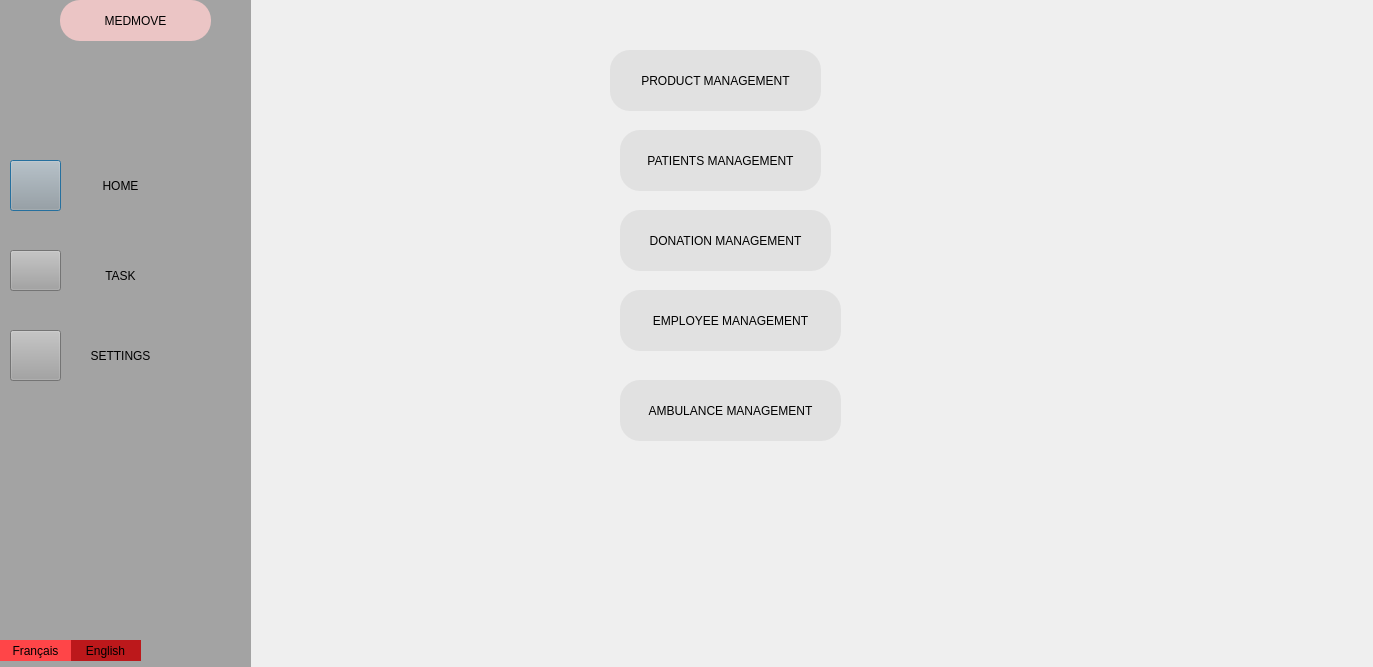
<?xml version="1.0" encoding="UTF-8"?>
<ui version="4.0">
 <class>tacheeng</class>
 <widget class="QDialog" name="tacheeng">
  <property name="geometry">
   <rect>
    <x>0</x>
    <y>0</y>
    <width>1373</width>
    <height>667</height>
   </rect>
  </property>
  <property name="windowTitle">
   <string>Dialog</string>
  </property>
  <widget class="QWidget" name="widget" native="true">
   <property name="geometry">
    <rect>
     <x>0</x>
     <y>-10</y>
     <width>251</width>
     <height>851</height>
    </rect>
   </property>
   <property name="styleSheet">
    <string notr="true">
background-color: rgb(163, 163, 163);</string>
   </property>
   <widget class="QPushButton" name="pushButton">
    <property name="geometry">
     <rect>
      <x>10</x>
      <y>170</y>
      <width>51</width>
      <height>51</height>
     </rect>
    </property>
    <property name="styleSheet">
     <string notr="true">background-image: url(:/Downloads/home (1).svg);</string>
    </property>
    <property name="text">
     <string/>
    </property>
   </widget>
   <widget class="QPushButton" name="pushButton_5">
    <property name="geometry">
     <rect>
      <x>70</x>
      <y>160</y>
      <width>101</width>
      <height>71</height>
     </rect>
    </property>
    <property name="styleSheet">
     <string notr="true">border-radius: 30px;

color: black;
padding: 0 8px;
background-color: rgb(163, 163, 163);
font: bold, &quot;Comic Sans MS&quot;;;
text-align:center;</string>
    </property>
    <property name="text">
     <string>HOME</string>
    </property>
   </widget>
   <widget class="QPushButton" name="pushButton_4">
    <property name="geometry">
     <rect>
      <x>10</x>
      <y>260</y>
      <width>51</width>
      <height>41</height>
     </rect>
    </property>
    <property name="styleSheet">
     <string notr="true">background-image: url(:/Downloads/align-justify.svg);</string>
    </property>
    <property name="text">
     <string/>
    </property>
   </widget>
   <widget class="QPushButton" name="pushButton_6">
    <property name="geometry">
     <rect>
      <x>70</x>
      <y>250</y>
      <width>101</width>
      <height>71</height>
     </rect>
    </property>
    <property name="styleSheet">
     <string notr="true">border-radius: 30px;

color: black;
padding: 0 8px;
background-color: rgb(163, 163, 163);
font: bold, &quot;Comic Sans MS&quot;;;
text-align:center;</string>
    </property>
    <property name="text">
     <string>TASK</string>
    </property>
   </widget>
   <widget class="QPushButton" name="pushButton_7">
    <property name="geometry">
     <rect>
      <x>70</x>
      <y>330</y>
      <width>101</width>
      <height>71</height>
     </rect>
    </property>
    <property name="styleSheet">
     <string notr="true">border-radius: 30px;

color: black;
padding: 0 8px;
background-color: rgb(163, 163, 163);
font: bold, &quot;Comic Sans MS&quot;;;
text-align:center;</string>
    </property>
    <property name="text">
     <string>SETTINGS</string>
    </property>
   </widget>
   <widget class="QPushButton" name="pushButton_8">
    <property name="geometry">
     <rect>
      <x>10</x>
      <y>340</y>
      <width>51</width>
      <height>51</height>
     </rect>
    </property>
    <property name="styleSheet">
     <string notr="true">background-image: url(:/Downloads/settings.svg);</string>
    </property>
    <property name="text">
     <string/>
    </property>
   </widget>
   <widget class="QPushButton" name="pushButton_9">
    <property name="geometry">
     <rect>
      <x>60</x>
      <y>10</y>
      <width>151</width>
      <height>41</height>
     </rect>
    </property>
    <property name="styleSheet">
     <string notr="true">font: 75 8pt &quot;MS Shell Dlg 2&quot;;
border-radius: 20px;
color: black;
padding: 0 8px;
background: #ebc5c5;
font: bold, &quot;Comic Sans MS&quot;;;
text-align:center;</string>
    </property>
    <property name="text">
     <string>MEDMOVE</string>
    </property>
   </widget>
   <widget class="QPushButton" name="pushButton_17">
    <property name="geometry">
     <rect>
      <x>70</x>
      <y>650</y>
      <width>71</width>
      <height>21</height>
     </rect>
    </property>
    <property name="styleSheet">
     <string notr="true">border-radius: 30px;

color: black;
padding: 0 8px;
font: bold, &quot;Comic Sans MS&quot;;;
background-color: rgb(188, 24, 27);
text-align:center;</string>
    </property>
    <property name="text">
     <string>English</string>
    </property>
   </widget>
   <widget class="QPushButton" name="pushButton_16">
    <property name="geometry">
     <rect>
      <x>0</x>
      <y>650</y>
      <width>71</width>
      <height>21</height>
     </rect>
    </property>
    <property name="styleSheet">
     <string notr="true">border-radius: 30px;
background-color: rgb(255, 69, 72);

color: black;
padding: 0 8px;
font: bold, &quot;Comic Sans MS&quot;;;
text-align:center;</string>
    </property>
    <property name="text">
     <string>Français</string>
    </property>
   </widget>
  </widget>
  <widget class="QWidget" name="widget_2" native="true">
   <property name="geometry">
    <rect>
     <x>250</x>
     <y>-30</y>
     <width>1151</width>
     <height>701</height>
    </rect>
   </property>
   <property name="styleSheet">
    <string notr="true">background-image: url(:/Ahmed_Bejaoui_1A19_G1/projetf/image/Sans titre-1.png);</string>
   </property>
   <widget class="QPushButton" name="pushButton_employees">
    <property name="geometry">
     <rect>
      <x>370</x>
      <y>410</y>
      <width>221</width>
      <height>61</height>
     </rect>
    </property>
    <property name="styleSheet">
     <string notr="true">font: 75 8pt &quot;MS Shell Dlg 2&quot;;
border-radius: 20px;
color: black;
padding: 0 8px;
background: #E1E1E1;
font: bold, &quot;Comic Sans MS&quot;;;
text-align:center;</string>
    </property>
    <property name="text">
     <string>AMBULANCE MANAGEMENT</string>
    </property>
   </widget>
   <widget class="QPushButton" name="pushButton_dons_3">
    <property name="geometry">
     <rect>
      <x>370</x>
      <y>240</y>
      <width>211</width>
      <height>61</height>
     </rect>
    </property>
    <property name="styleSheet">
     <string notr="true">font: 75 8pt &quot;MS Shell Dlg 2&quot;;
border-radius: 20px;
color: black;
padding: 0 8px;
background: #E1E1E1;
font: bold, &quot;Comic Sans MS&quot;;;
text-align:center;</string>
    </property>
    <property name="text">
     <string>DONATION MANAGEMENT</string>
    </property>
   </widget>
   <widget class="QPushButton" name="pushButton_employees_4">
    <property name="geometry">
     <rect>
      <x>370</x>
      <y>320</y>
      <width>221</width>
      <height>61</height>
     </rect>
    </property>
    <property name="styleSheet">
     <string notr="true">font: 75 8pt &quot;MS Shell Dlg 2&quot;;
border-radius: 20px;
color: black;
padding: 0 8px;
background: #E1E1E1;
font: bold, &quot;Comic Sans MS&quot;;;
text-align:center;</string>
    </property>
    <property name="text">
     <string>EMPLOYEE MANAGEMENT</string>
    </property>
   </widget>
   <widget class="QPushButton" name="pushButton_produit_2">
    <property name="geometry">
     <rect>
      <x>360</x>
      <y>80</y>
      <width>211</width>
      <height>61</height>
     </rect>
    </property>
    <property name="styleSheet">
     <string notr="true">font: 75 8pt &quot;MS Shell Dlg 2&quot;;
border-radius: 20px;
color: black;
padding: 0 8px;
background: #E1E1E1;
font: bold, &quot;Comic Sans MS&quot;;;
text-align:center;</string>
    </property>
    <property name="text">
     <string>PRODUCT MANAGEMENT</string>
    </property>
   </widget>
   <widget class="QPushButton" name="pushButton_client_2">
    <property name="geometry">
     <rect>
      <x>370</x>
      <y>160</y>
      <width>201</width>
      <height>61</height>
     </rect>
    </property>
    <property name="styleSheet">
     <string notr="true">font: 75 8pt &quot;MS Shell Dlg 2&quot;;
border-radius: 20px;
color: black;
padding: 0 8px;
background: #E1E1E1;
font: bold, &quot;Comic Sans MS&quot;;;
text-align:center;</string>
    </property>
    <property name="text">
     <string>PATIENTS MANAGEMENT</string>
    </property>
   </widget>
  </widget>
 </widget>
 <resources/>
 <connections/>
</ui>
